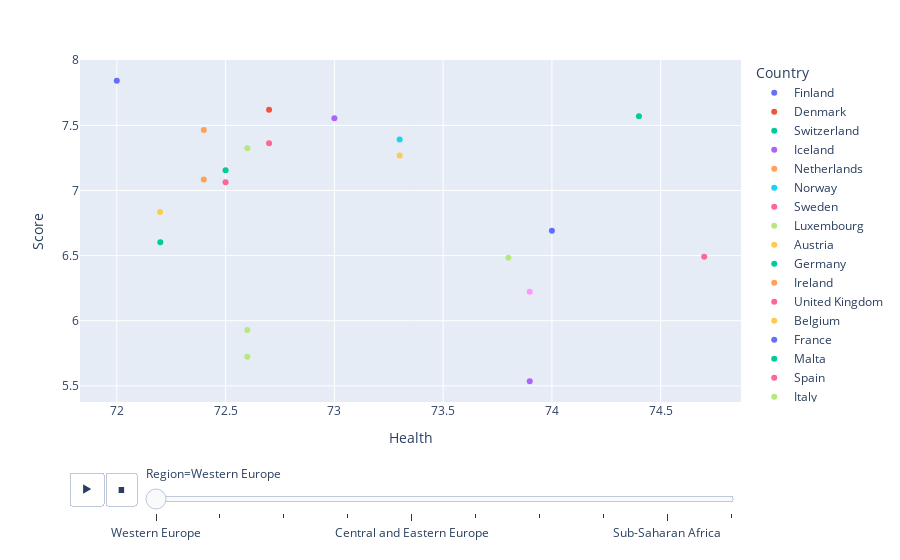

The notebook cell saved with this chart:
### Markdown cell above
### Health vs Score

### Code cell
px.scatter(df, x='Health', y='Score',
           animation_frame='Region',
           animation_group='Country',
           color='Country', hover_name='Country',
           trendline= 'ols')

### Figure 1 — Plotly figure (JSON) as saved in the notebook; plotly's stock layout.template omitted (floating-point values rounded to 4 significant figures)
{"data": [{"hovertemplate": "<b>%{hovertext}</b><br><br>Country=Finland<br>Region=Western Europe<br>Health=%{x}<br>Score=%{y}<extra></extra>", "hovertext": ["Finland"], "ids": ["Finland"], "legendgroup": "Finland", "marker": {"color": "#636efa", "symbol": "circle"}, "mode": "markers", "name": "Finland", "orientation": "v", "showlegend": true, "type": "scatter", "x": [72], "xaxis": "x", "y": [7.842], "yaxis": "y"}, {"hovertemplate": "Country=Finland<br>Region=Western Europe<extra></extra>", "legendgroup": "Finland", "marker": {"color": "#636efa", "symbol": "circle"}, "mode": "lines", "name": "Finland", "showlegend": false, "type": "scatter", "xaxis": "x", "yaxis": "y"}, {"hovertemplate": "<b>%{hovertext}</b><br><br>Country=Denmark<br>Region=Western Europe<br>Health=%{x}<br>Score=%{y}<extra></extra>", "hovertext": ["Denmark"], "ids": ["Denmark"], "legendgroup": "Denmark", "marker": {"color": "#EF553B", "symbol": "circle"}, "mode": "markers", "name": "Denmark", "orientation": "v", "showlegend": true, "type": "scatter", "x": [72.7], "xaxis": "x", "y": [7.62], "yaxis": "y"}, {"hovertemplate": "Country=Denmark<br>Region=Western Europe<extra></extra>", "legendgroup": "Denmark", "marker": {"color": "#EF553B", "symbol": "circle"}, "mode": "lines", "name": "Denmark", "showlegend": false, "type": "scatter", "xaxis": "x", "yaxis": "y"}, {"hovertemplate": "<b>%{hovertext}</b><br><br>Country=Switzerland<br>Region=Western Europe<br>Health=%{x}<br>Score=%{y}<extra></extra>", "hovertext": ["Switzerland"], "ids": ["Switzerland"], "legendgroup": "Switzerland", "marker": {"color": "#00cc96", "symbol": "circle"}, "mode": "markers", "name": "Switzerland", "orientation": "v", "showlegend": true, "type": "scatter", "x": [74.4], "xaxis": "x", "y": [7.571], "yaxis": "y"}, {"hovertemplate": "Country=Switzerland<br>Region=Western Europe<extra></extra>", "legendgroup": "Switzerland", "marker": {"color": "#00cc96", "symbol": "circle"}, "mode": "lines", "name": "Switzerland", "showlegend": false, "type": "scatter", "xaxis": "x", "yaxis": "y"}, {"hovertemplate": "<b>%{hovertext}</b><br><br>Country=Iceland<br>Region=Western Europe<br>Health=%{x}<br>Score=%{y}<extra></extra>", "hovertext": ["Iceland"], "ids": ["Iceland"], "legendgroup": "Iceland", "marker": {"color": "#ab63fa", "symbol": "circle"}, "mode": "markers", "name": "Iceland", "orientation": "v", "showlegend": true, "type": "scatter", "x": [73], "xaxis": "x", "y": [7.554], "yaxis": "y"}, {"hovertemplate": "Country=Iceland<br>Region=Western Europe<extra></extra>", "legendgroup": "Iceland", "marker": {"color": "#ab63fa", "symbol": "circle"}, "mode": "lines", "name": "Iceland", "showlegend": false, "type": "scatter", "xaxis": "x", "yaxis": "y"}, {"hovertemplate": "<b>%{hovertext}</b><br><br>Country=Netherlands<br>Region=Western Europe<br>Health=%{x}<br>Score=%{y}<extra></extra>", "hovertext": ["Netherlands"], "ids": ["Netherlands"], "legendgroup": "Netherlands", "marker": {"color": "#FFA15A", "symbol": "circle"}, "mode": "markers", "name": "Netherlands", "orientation": "v", "showlegend": true, "type": "scatter", "x": [72.4], "xaxis": "x", "y": [7.464], "yaxis": "y"}, {"hovertemplate": "Country=Netherlands<br>Region=Western Europe<extra></extra>", "legendgroup": "Netherlands", "marker": {"color": "#FFA15A", "symbol": "circle"}, "mode": "lines", "name": "Netherlands", "showlegend": false, "type": "scatter", "xaxis": "x", "yaxis": "y"}, {"hovertemplate": "<b>%{hovertext}</b><br><br>Country=Norway<br>Region=Western Europe<br>Health=%{x}<br>Score=%{y}<extra></extra>", "hovertext": ["Norway"], "ids": ["Norway"], "legendgroup": "Norway", "marker": {"color": "#19d3f3", "symbol": "circle"}, "mode": "markers", "name": "Norway", "orientation": "v", "showlegend": true, "type": "scatter", "x": [73.3], "xaxis": "x", "y": [7.392], "yaxis": "y"}, {"hovertemplate": "Country=Norway<br>Region=Western Europe<extra></extra>", "legendgroup": "Norway", "marker": {"color": "#19d3f3", "symbol": "circle"}, "mode": "lines", "name": "Norway", "showlegend": false, "type": "scatter", "xaxis": "x", "yaxis": "y"}, {"hovertemplate": "<b>%{hovertext}</b><br><br>Country=Sweden<br>Region=Western Europe<br>Health=%{x}<br>Score=%{y}<extra></extra>", "hovertext": ["Sweden"], "ids": ["Sweden"], "legendgroup": "Sweden", "marker": {"color": "#FF6692", "symbol": "circle"}, "mode": "markers", "name": "Sweden", "orientation": "v", "showlegend": true, "type": "scatter", "x": [72.7], "xaxis": "x", "y": [7.363], "yaxis": "y"}, {"hovertemplate": "Country=Sweden<br>Region=Western Europe<extra></extra>", "legendgroup": "Sweden", "marker": {"color": "#FF6692", "symbol": "circle"}, "mode": "lines", "name": "Sweden", "showlegend": false, "type": "scatter", "xaxis": "x", "yaxis": "y"}, {"hovertemplate": "<b>%{hovertext}</b><br><br>Country=Luxembourg<br>Region=Western Europe<br>Health=%{x}<br>Score=%{y}<extra></extra>", "hovertext": ["Luxembourg"], "ids": ["Luxembourg"], "legendgroup": "Luxembourg", "marker": {"color": "#B6E880", "symbol": "circle"}, "mode": "markers", "name": "Luxembourg", "orientation": "v", "showlegend": true, "type": "scatter", "x": [72.6], "xaxis": "x", "y": [7.324], "yaxis": "y"}, {"hovertemplate": "Country=Luxembourg<br>Region=Western Europe<extra></extra>", "legendgroup": "Luxembourg", "marker": {"color": "#B6E880", "symbol": "circle"}, "mode": "lines", "name": "Luxembourg", "showlegend": false, "type": "scatter", "xaxis": "x", "yaxis": "y"}, {"hovertemplate": "<b>%{hovertext}</b><br><br>Country=Austria<br>Region=Western Europe<br>Health=%{x}<br>Score=%{y}<extra></extra>", "hovertext": ["Austria"], "ids": ["Austria"], "legendgroup": "Austria", "marker": {"color": "#FECB52", "symbol": "circle"}, "mode": "markers", "name": "Austria", "orientation": "v", "showlegend": true, "type": "scatter", "x": [73.3], "xaxis": "x", "y": [7.268], "yaxis": "y"}, {"hovertemplate": "Country=Austria<br>Region=Western Europe<extra></extra>", "legendgroup": "Austria", "marker": {"color": "#FECB52", "symbol": "circle"}, "mode": "lines", "name": "Austria", "showlegend": false, "type": "scatter", "xaxis": "x", "yaxis": "y"}, {"hovertemplate": "<b>%{hovertext}</b><br><br>Country=Germany<br>Region=Western Europe<br>Health=%{x}<br>Score=%{y}<extra></extra>", "hovertext": ["Germany"], "ids": ["Germany"], "legendgroup": "Germany", "marker": {"color": "#00cc96", "symbol": "circle"}, "mode": "markers", "name": "Germany", "orientation": "v", "showlegend": true, "type": "scatter", "x": [72.5], "xaxis": "x", "y": [7.155], "yaxis": "y"}, {"hovertemplate": "Country=Germany<br>Region=Western Europe<extra></extra>", "legendgroup": "Germany", "marker": {"color": "#00cc96", "symbol": "circle"}, "mode": "lines", "name": "Germany", "showlegend": false, "type": "scatter", "xaxis": "x", "yaxis": "y"}, {"hovertemplate": "<b>%{hovertext}</b><br><br>Country=Ireland<br>Region=Western Europe<br>Health=%{x}<br>Score=%{y}<extra></extra>", "hovertext": ["Ireland"], "ids": ["Ireland"], "legendgroup": "Ireland", "marker": {"color": "#FFA15A", "symbol": "circle"}, "mode": "markers", "name": "Ireland", "orientation": "v", "showlegend": true, "type": "scatter", "x": [72.4], "xaxis": "x", "y": [7.085], "yaxis": "y"}, {"hovertemplate": "Country=Ireland<br>Region=Western Europe<extra></extra>", "legendgroup": "Ireland", "marker": {"color": "#FFA15A", "symbol": "circle"}, "mode": "lines", "name": "Ireland", "showlegend": false, "type": "scatter", "xaxis": "x", "yaxis": "y"}, {"hovertemplate": "<b>%{hovertext}</b><br><br>Country=United Kingdom<br>Region=Western Europe<br>Health=%{x}<br>Score=%{y}<extra></extra>", "hovertext": ["United Kingdom"], "ids": ["United Kingdom"], "legendgroup": "United Kingdom", "marker": {"color": "#FF6692", "symbol": "circle"}, "mode": "markers", "name": "United Kingdom", "orientation": "v", "showlegend": true, "type": "scatter", "x": [72.5], "xaxis": "x", "y": [7.064], "yaxis": "y"}, {"hovertemplate": "Country=United Kingdom<br>Region=Western Europe<extra></extra>", "legendgroup": "United Kingdom", "marker": {"color": "#FF6692", "symbol": "circle"}, "mode": "lines", "name": "United Kingdom", "showlegend": false, "type": "scatter", "xaxis": "x", "yaxis": "y"}, {"hovertemplate": "<b>%{hovertext}</b><br><br>Country=Belgium<br>Region=Western Europe<br>Health=%{x}<br>Score=%{y}<extra></extra>", "hovertext": ["Belgium"], "ids": ["Belgium"], "legendgroup": "Belgium", "marker": {"color": "#FECB52", "symbol": "circle"}, "mode": "markers", "name": "Belgium", "orientation": "v", "showlegend": true, "type": "scatter", "x": [72.2], "xaxis": "x", "y": [6.834], "yaxis": "y"}, {"hovertemplate": "Country=Belgium<br>Region=Western Europe<extra></extra>", "legendgroup": "Belgium", "marker": {"color": "#FECB52", "symbol": "circle"}, "mode": "lines", "name": "Belgium", "showlegend": false, "type": "scatter", "xaxis": "x", "yaxis": "y"}, {"hovertemplate": "<b>%{hovertext}</b><br><br>Country=France<br>Region=Western Europe<br>Health=%{x}<br>Score=%{y}<extra></extra>", "hovertext": ["France"], "ids": ["France"], "legendgroup": "France", "marker": {"color": "#636efa", "symbol": "circle"}, "mode": "markers", "name": "France", "orientation": "v", "showlegend": true, "type": "scatter", "x": [74], "xaxis": "x", "y": [6.69], "yaxis": "y"}, {"hovertemplate": "Country=France<br>Region=Western Europe<extra></extra>", "legendgroup": "France", "marker": {"color": "#636efa", "symbol": "circle"}, "mode": "lines", "name": "France", "showlegend": false, "type": "scatter", "xaxis": "x", "yaxis": "y"}, {"hovertemplate": "<b>%{hovertext}</b><br><br>Country=Malta<br>Region=Western Europe<br>Health=%{x}<br>Score=%{y}<extra></extra>", "hovertext": ["Malta"], "ids": ["Malta"], "legendgroup": "Malta", "marker": {"color": "#00cc96", "symbol": "circle"}, "mode": "markers", "name": "Malta", "orientation": "v", "showlegend": true, "type": "scatter", "x": [72.2], "xaxis": "x", "y": [6.602], "yaxis": "y"}, {"hovertemplate": "Country=Malta<br>Region=Western Europe<extra></extra>", "legendgroup": "Malta", "marker": {"color": "#00cc96", "symbol": "circle"}, "mode": "lines", "name": "Malta", "showlegend": false, "type": "scatter", "xaxis": "x", "yaxis": "y"}, {"hovertemplate": "<b>%{hovertext}</b><br><br>Country=Spain<br>Region=Western Europe<br>Health=%{x}<br>Score=%{y}<extra></extra>", "hovertext": ["Spain"], "ids": ["Spain"], "legendgroup": "Spain", "marker": {"color": "#FF6692", "symbol": "circle"}, "mode": "markers", "name": "Spain", "orientation": "v", "showlegend": true, "type": "scatter", "x": [74.7], "xaxis": "x", "y": [6.491], "yaxis": "y"}, {"hovertemplate": "Country=Spain<br>Region=Western Europe<extra></extra>", "legendgroup": "Spain", "marker": {"color": "#FF6692", "symbol": "circle"}, "mode": "lines", "name": "Spain", "showlegend": false, "type": "scatter", "xaxis": "x", "yaxis": "y"}, {"hovertemplate": "<b>%{hovertext}</b><br><br>Country=Italy<br>Region=Western Europe<br>Health=%{x}<br>Score=%{y}<extra></extra>", "hovertext": ["Italy"], "ids": ["Italy"], "legendgroup": "Italy", "marker": {"color": "#B6E880", "symbol": "circle"}, "mode": "markers", "name": "Italy", "orientation": "v", "showlegend": true, "type": "scatter", "x": [73.8], "xaxis": "x", "y": [6.483], "yaxis": "y"}, {"hovertemplate": "Country=Italy<br>Region=Western Europe<extra></extra>", "legendgroup": "Italy", "marker": {"color": "#B6E880", "symbol": "circle"}, "mode": "lines", "name": "Italy", "showlegend": false, "type": "scatter", "xaxis": "x", "yaxis": "y"}, {"hovertemplate": "<b>%{hovertext}</b><br><br>Country=Cyprus<br>Region=Western Europe<br>Health=%{x}<br>Score=%{y}<extra></extra>", "hovertext": ["Cyprus"], "ids": ["Cyprus"], "legendgroup": "Cyprus", "marker": {"color": "#FF97FF", "symbol": "circle"}, "mode": "markers", "name": "Cyprus", "orientation": "v", "showlegend": true, "type": "scatter", "x": [73.9], "xaxis": "x", "y": [6.223], "yaxis": "y"}, {"hovertemplate": "Country=Cyprus<br>Region=Western Europe<extra></extra>", "legendgroup": "Cyprus", "marker": {"color": "#FF97FF", "symbol": "circle"}, "mode": "lines", "name": "Cyprus", "showlegend": false, "type": "scatter", "xaxis": "x", "yaxis": "y"}, {"hovertemplate": "<b>%{hovertext}</b><br><br>Country=Portugal<br>Region=Western Europe<br>Health=%{x}<br>Score=%{y}<extra></extra>", "hovertext": ["Portugal"], "ids": ["Portugal"], "legendgroup": "Portugal", "marker": {"color": "#B6E880", "symbol": "circle"}, "mode": "markers", "name": "Portugal", "orientation": "v", "showlegend": true, "type": "scatter", "x": [72.6], "xaxis": "x", "y": [5.929], "yaxis": "y"}, {"hovertemplate": "Country=Portugal<br>Region=Western Europe<extra></extra>", "legendgroup": "Portugal", "marker": {"color": "#B6E880", "symbol": "circle"}, "mode": "lines", "name": "Portugal", "showlegend": false, "type": "scatter", "xaxis": "x", "yaxis": "y"}, {"hovertemplate": "<b>%{hovertext}</b><br><br>Country=Greece<br>Region=Western Europe<br>Health=%{x}<br>Score=%{y}<extra></extra>", "hovertext": ["Greece"], "ids": ["Greece"], "legendgroup": "Greece", "marker": {"color": "#B6E880", "symbol": "circle"}, "mode": "markers", "name": "Greece", "orientation": "v", "showlegend": true, "type": "scatter", "x": [72.6], "xaxis": "x", "y": [5.723], "yaxis": "y"}, {"hovertemplate": "Country=Greece<br>Region=Western Europe<extra></extra>", "legendgroup": "Greece", "marker": {"color": "#B6E880", "symbol": "circle"}, "mode": "lines", "name": "Greece", "showlegend": false, "type": "scatter", "xaxis": "x", "yaxis": "y"}, {"hovertemplate": "<b>%{hovertext}</b><br><br>Country=North Cyprus<br>Region=Western Europe<br>Health=%{x}<br>Score=%{y}<extra></extra>", "hovertext": ["North Cyprus"], "ids": ["North Cyprus"], "legendgroup": "North Cyprus", "marker": {"color": "#ab63fa", "symbol": "circle"}, "mode": "markers", "name": "North Cyprus", "orientation": "v", "showlegend": true, "type": "scatter", "x": [73.9], "xaxis": "x", "y": [5.536], "yaxis": "y"}, {"hovertemplate": "Country=North Cyprus<br>Region=Western Europe<extra></extra>", "legendgroup": "North Cyprus", "marker": {"color": "#ab63fa", "symbol": "circle"}, "mode": "lines", "name": "North Cyprus", "showlegend": false, "type": "scatter", "xaxis": "x", "yaxis": "y"}], "layout": {"legend": {"title": {"text": "Country"}, "tracegroupgap": 0}, "margin": {"t": 60}, "sliders": [{"active": 0, "currentvalue": {"prefix": "Region="}, "len": 0.9, "pad": {"b": 10, "t": 60}, "steps": [{"args": [["Western Europe"], {"frame": {"duration": 0, "redraw": false}, "fromcurrent": true, "mode": "immediate", "transition": {"duration": 0, "easing": "linear"}}], "label": "Western Europe", "method": "animate"}, {"args": [["North America and ANZ"], {"frame": {"duration": 0, "redraw": false}, "fromcurrent": true, "mode": "immediate", "transition": {"duration": 0, "easing": "linear"}}], "label": "North America and ANZ", "method": "animate"}, {"args": [["Middle East and North Africa"], {"frame": {"duration": 0, "redraw": false}, "fromcurrent": true, "mode": "immediate", "transition": {"duration": 0, "easing": "linear"}}], "label": "Middle East and North Africa", "method": "animate"}, {"args": [["Latin America and Caribbean"], {"frame": {"duration": 0, "redraw": false}, "fromcurrent": true, "mode": "immediate", "transition": {"duration": 0, "easing": "linear"}}], "label": "Latin America and Caribbean", "method": "animate"}, {"args": [["Central and Eastern Europe"], {"frame": {"duration": 0, "redraw": false}, "fromcurrent": true, "mode": "immediate", "transition": {"duration": 0, "easing": "linear"}}], "label": "Central and Eastern Europe", "method": "animate"}, {"args": [["East Asia"], {"frame": {"duration": 0, "redraw": false}, "fromcurrent": true, "mode": "immediate", "transition": {"duration": 0, "easing": "linear"}}], "label": "East Asia", "method": "animate"}, {"args": [["Southeast Asia"], {"frame": {"duration": 0, "redraw": false}, "fromcurrent": true, "mode": "immediate", "transition": {"duration": 0, "easing": "linear"}}], "label": "Southeast Asia", "method": "animate"}, {"args": [["Commonwealth of Independent States"], {"frame": {"duration": 0, "redraw": false}, "fromcurrent": true, "mode": "immediate", "transition": {"duration": 0, "easing": "linear"}}], "label": "Commonwealth of Independent States", "method": "animate"}, {"args": [["Sub-Saharan Africa"], {"frame": {"duration": 0, "redraw": false}, "fromcurrent": true, "mode": "immediate", "transition": {"duration": 0, "easing": "linear"}}], "label": "Sub-Saharan Africa", "method": "animate"}, {"args": [["South Asia"], {"frame": {"duration": 0, "redraw": false}, "fromcurrent": true, "mode": "immediate", "transition": {"duration": 0, "easing": "linear"}}], "label": "South Asia", "method": "animate"}], "x": 0.1, "xanchor": "left", "y": 0, "yanchor": "top"}], "updatemenus": [{"buttons": [{"args": [null, {"frame": {"duration": 500, "redraw": false}, "fromcurrent": true, "mode": "immediate", "transition": {"duration": 500, "easing": "linear"}}], "label": "&#9654;", "method": "animate"}, {"args": [[null], {"frame": {"duration": 0, "redraw": false}, "fromcurrent": true, "mode": "immediate", "transition": {"duration": 0, "easing": "linear"}}], "label": "&#9724;", "method": "animate"}], "direction": "left", "pad": {"r": 10, "t": 70}, "showactive": false, "type": "buttons", "x": 0.1, "xanchor": "right", "y": 0, "yanchor": "top"}], "xaxis": {"anchor": "y", "domain": [0, 1], "title": {"text": "Health"}}, "yaxis": {"anchor": "x", "domain": [0, 1], "title": {"text": "Score"}}}}
